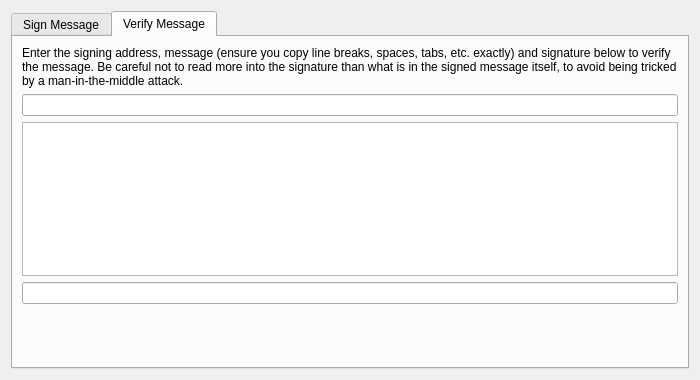
<?xml version="1.0" encoding="UTF-8"?>
<ui version="4.0">
 <class>SignVerifyMessageDialog</class>
 <widget class="QDialog" name="SignVerifyMessageDialog">
  <property name="geometry">
   <rect>
    <x>0</x>
    <y>0</y>
    <width>700</width>
    <height>380</height>
   </rect>
  </property>
  <property name="windowTitle">
   <string>Signatures - Sign / Verify a Message</string>
  </property>
  <property name="modal">
   <bool>true</bool>
  </property>
  <layout class="QVBoxLayout" name="verticalLayout">
   <item>
    <widget class="QTabWidget" name="tabWidget">
     <property name="currentIndex">
      <number>1</number>
     </property>
     <widget class="QWidget" name="tabSignMessage">
      <attribute name="title">
       <string>Sign Message</string>
      </attribute>
      <layout class="QVBoxLayout" name="verticalLayout_SM">
       <item>
        <widget class="QLabel" name="infoLabel_SM">
         <property name="text">
          <string>You can sign messages with your addresses to prove you own them. Be careful not to sign anything vague, as phishing attacks may try to trick you into signing your identity over to them. Only sign fully-detailed statements you agree to.</string>
         </property>
         <property name="textFormat">
          <enum>Qt::PlainText</enum>
         </property>
         <property name="wordWrap">
          <bool>true</bool>
         </property>
        </widget>
       </item>
       <item>
        <layout class="QHBoxLayout" name="horizontalLayout_1_SM">
         <property name="spacing">
          <number>0</number>
         </property>
         <item>
          <widget class="QValidatedLineEdit" name="addressIn_SM">
           <property name="toolTip">
            <string>The Odex address to sign the message with</string>
           </property>
          </widget>
         </item>
         <item>
          <widget class="QtMaterialFlatButton" name="addressBookButton_SM" native="true">
           <property name="toolTip">
            <string>Choose previously used address</string>
           </property>
           <property name="text" stdset="0">
            <string/>
           </property>
           <property name="icon" stdset="0">
            <iconset resource="../odex.qrc">
             <normaloff>:/icons/address-book</normaloff>:/icons/address-book</iconset>
           </property>
           <property name="shortcut" stdset="0">
            <string>Alt+A</string>
           </property>
           <property name="autoDefault" stdset="0">
            <bool>false</bool>
           </property>
          </widget>
         </item>
         <item>
          <widget class="QtMaterialFlatButton" name="pasteButton_SM" native="true">
           <property name="toolTip">
            <string>Paste address from clipboard</string>
           </property>
           <property name="text" stdset="0">
            <string/>
           </property>
           <property name="icon" stdset="0">
            <iconset resource="../odex.qrc">
             <normaloff>:/icons/editpaste</normaloff>:/icons/editpaste</iconset>
           </property>
           <property name="shortcut" stdset="0">
            <string>Alt+P</string>
           </property>
           <property name="autoDefault" stdset="0">
            <bool>false</bool>
           </property>
          </widget>
         </item>
        </layout>
       </item>
       <item>
        <widget class="QPlainTextEdit" name="messageIn_SM">
         <property name="toolTip">
          <string>Enter the message you want to sign here</string>
         </property>
        </widget>
       </item>
       <item>
        <widget class="QLabel" name="signatureLabel_SM">
         <property name="text">
          <string>Signature</string>
         </property>
         <property name="textFormat">
          <enum>Qt::PlainText</enum>
         </property>
        </widget>
       </item>
       <item>
        <layout class="QHBoxLayout" name="horizontalLayout_2_SM">
         <property name="spacing">
          <number>0</number>
         </property>
         <item>
          <widget class="QLineEdit" name="signatureOut_SM">
           <property name="font">
            <font>
             <italic>true</italic>
            </font>
           </property>
           <property name="readOnly">
            <bool>true</bool>
           </property>
          </widget>
         </item>
         <item>
          <widget class="QtMaterialFlatButton" name="copySignatureButton_SM" native="true">
           <property name="toolTip">
            <string>Copy the current signature to the system clipboard</string>
           </property>
           <property name="text" stdset="0">
            <string/>
           </property>
           <property name="icon" stdset="0">
            <iconset resource="../odex.qrc">
             <normaloff>:/icons/editcopy</normaloff>:/icons/editcopy</iconset>
           </property>
           <property name="autoDefault" stdset="0">
            <bool>false</bool>
           </property>
          </widget>
         </item>
        </layout>
       </item>
       <item>
        <layout class="QHBoxLayout" name="horizontalLayout_3_SM">
         <item>
          <widget class="QtMaterialFlatButton" name="signMessageButton_SM" native="true">
           <property name="toolTip">
            <string>Sign the message to prove you own this Odex address</string>
           </property>
           <property name="text" stdset="0">
            <string>Sign Message</string>
           </property>
           <property name="icon" stdset="0">
            <iconset resource="../odex.qrc">
             <normaloff>:/icons/edit</normaloff>:/icons/edit</iconset>
           </property>
           <property name="autoDefault" stdset="0">
            <bool>false</bool>
           </property>
          </widget>
         </item>
         <item>
          <widget class="QtMaterialFlatButton" name="clearButton_SM" native="true">
           <property name="toolTip">
            <string>Reset all sign message fields</string>
           </property>
           <property name="text" stdset="0">
            <string>Clear All</string>
           </property>
           <property name="icon" stdset="0">
            <iconset resource="../odex.qrc">
             <normaloff>:/icons/remove</normaloff>:/icons/remove</iconset>
           </property>
           <property name="autoDefault" stdset="0">
            <bool>false</bool>
           </property>
          </widget>
         </item>
         <item>
          <spacer name="horizontalSpacer_1_SM">
           <property name="orientation">
            <enum>Qt::Horizontal</enum>
           </property>
           <property name="sizeHint" stdset="0">
            <size>
             <width>40</width>
             <height>48</height>
            </size>
           </property>
          </spacer>
         </item>
         <item>
          <widget class="QLabel" name="statusLabel_SM">
           <property name="font">
            <font>
             <weight>75</weight>
             <bold>true</bold>
            </font>
           </property>
           <property name="text">
            <string/>
           </property>
           <property name="wordWrap">
            <bool>true</bool>
           </property>
          </widget>
         </item>
         <item>
          <spacer name="horizontalSpacer_2_SM">
           <property name="orientation">
            <enum>Qt::Horizontal</enum>
           </property>
           <property name="sizeHint" stdset="0">
            <size>
             <width>40</width>
             <height>48</height>
            </size>
           </property>
          </spacer>
         </item>
        </layout>
       </item>
      </layout>
     </widget>
     <widget class="QWidget" name="tabVerifyMessage">
      <attribute name="title">
       <string>Verify Message</string>
      </attribute>
      <layout class="QVBoxLayout" name="verticalLayout_VM">
       <item>
        <widget class="QLabel" name="infoLabel_VM">
         <property name="text">
          <string>Enter the signing address, message (ensure you copy line breaks, spaces, tabs, etc. exactly) and signature below to verify the message. Be careful not to read more into the signature than what is in the signed message itself, to avoid being tricked by a man-in-the-middle attack.</string>
         </property>
         <property name="textFormat">
          <enum>Qt::PlainText</enum>
         </property>
         <property name="alignment">
          <set>Qt::AlignLeading|Qt::AlignLeft|Qt::AlignTop</set>
         </property>
         <property name="wordWrap">
          <bool>true</bool>
         </property>
        </widget>
       </item>
       <item>
        <layout class="QHBoxLayout" name="horizontalLayout_1_VM">
         <property name="spacing">
          <number>0</number>
         </property>
         <item>
          <widget class="QValidatedLineEdit" name="addressIn_VM">
           <property name="toolTip">
            <string>The Odex address the message was signed with</string>
           </property>
          </widget>
         </item>
         <item>
          <widget class="QtMaterialFlatButton" name="addressBookButton_VM" native="true">
           <property name="toolTip">
            <string>Choose previously used address</string>
           </property>
           <property name="text" stdset="0">
            <string/>
           </property>
           <property name="icon" stdset="0">
            <iconset resource="../odex.qrc">
             <normaloff>:/icons/address-book</normaloff>:/icons/address-book</iconset>
           </property>
           <property name="shortcut" stdset="0">
            <string>Alt+A</string>
           </property>
           <property name="autoDefault" stdset="0">
            <bool>false</bool>
           </property>
          </widget>
         </item>
        </layout>
       </item>
       <item>
        <widget class="QPlainTextEdit" name="messageIn_VM"/>
       </item>
       <item>
        <widget class="QValidatedLineEdit" name="signatureIn_VM"/>
       </item>
       <item>
        <layout class="QHBoxLayout" name="horizontalLayout_2_VM">
         <item>
          <widget class="QtMaterialFlatButton" name="verifyMessageButton_VM" native="true">
           <property name="toolTip">
            <string>Verify the message to ensure it was signed with the specified Odex address</string>
           </property>
           <property name="text" stdset="0">
            <string>Verify Message</string>
           </property>
           <property name="icon" stdset="0">
            <iconset resource="../odex.qrc">
             <normaloff>:/icons/transaction_0</normaloff>:/icons/transaction_0</iconset>
           </property>
           <property name="autoDefault" stdset="0">
            <bool>false</bool>
           </property>
          </widget>
         </item>
         <item>
          <widget class="QtMaterialFlatButton" name="clearButton_VM" native="true">
           <property name="toolTip">
            <string>Reset all verify message fields</string>
           </property>
           <property name="text" stdset="0">
            <string>Clear All</string>
           </property>
           <property name="icon" stdset="0">
            <iconset resource="../odex.qrc">
             <normaloff>:/icons/remove</normaloff>:/icons/remove</iconset>
           </property>
           <property name="autoDefault" stdset="0">
            <bool>false</bool>
           </property>
          </widget>
         </item>
         <item>
          <spacer name="horizontalSpacer_1_VM">
           <property name="orientation">
            <enum>Qt::Horizontal</enum>
           </property>
           <property name="sizeHint" stdset="0">
            <size>
             <width>40</width>
             <height>48</height>
            </size>
           </property>
          </spacer>
         </item>
         <item>
          <widget class="QLabel" name="statusLabel_VM">
           <property name="font">
            <font>
             <weight>75</weight>
             <bold>true</bold>
            </font>
           </property>
           <property name="text">
            <string/>
           </property>
           <property name="wordWrap">
            <bool>true</bool>
           </property>
          </widget>
         </item>
         <item>
          <spacer name="horizontalSpacer_2_VM">
           <property name="orientation">
            <enum>Qt::Horizontal</enum>
           </property>
           <property name="sizeHint" stdset="0">
            <size>
             <width>40</width>
             <height>48</height>
            </size>
           </property>
          </spacer>
         </item>
        </layout>
       </item>
      </layout>
     </widget>
    </widget>
   </item>
  </layout>
 </widget>
 <customwidgets>
  <customwidget>
   <class>QtMaterialFlatButton</class>
   <extends>QWidget</extends>
   <header>qtmaterialflatbutton.h</header>
  </customwidget>
  <customwidget>
   <class>QValidatedLineEdit</class>
   <extends>QLineEdit</extends>
   <header>qvalidatedlineedit.h</header>
  </customwidget>
 </customwidgets>
 <resources>
  <include location="../odex.qrc"/>
 </resources>
 <connections/>
</ui>
